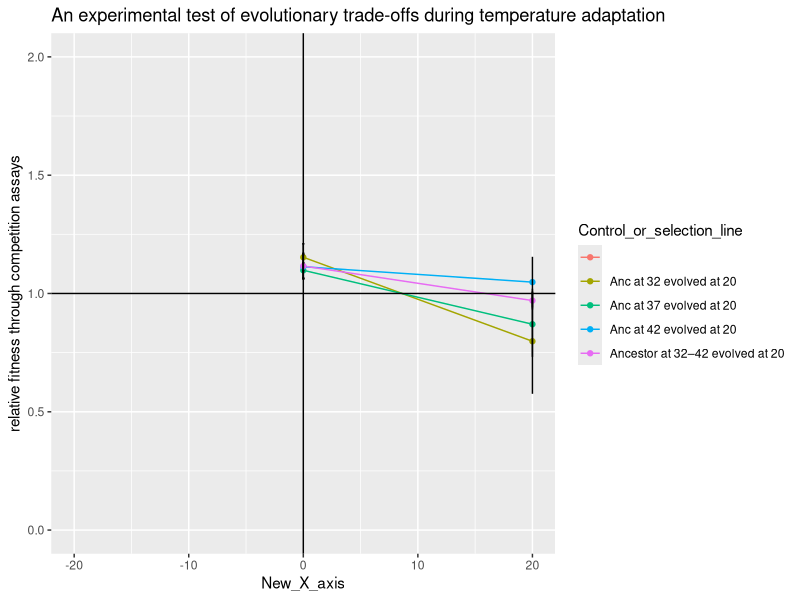

Reproduce this figure in R.
library(ggplot2)
library(reshape)
library(dplyr)
library(ggpubr)


setwd("/home/sarthak/Documents/2020_04_01_SM_Temperature_niche_review/Graphs_and_R_codes/Two _point_papers/1_data_two_point_assay")

df<-read.table(file="Bennett_and_Lenski_2007.txt" ,header= TRUE,sep = " ")
df$New_X_axis=df$Assay_temperature-df$Selection_temperature 


#df0 <- df%>% slice(:)
a<- ggplot(df, aes(x=New_X_axis, y=Mean_sex_not_considered,fill= )) +
  geom_line(aes(group=Control_or_selection_line, color=Control_or_selection_line)) +geom_point(aes(color=Control_or_selection_line))+
  ggtitle("An experimental test of evolutionary trade-offs during temperature adaptation") +
  ylab(" relative fitness through competition assays ") +
  geom_errorbar(aes(ymin=Mean_sex_not_considered-Confidence_interval, ymax=Mean_sex_not_considered+Confidence_interval), width=.2,)+
  ylim(0,2)+geom_hline(yintercept=1)+geom_vline(xintercept=0)+xlim(-20, 20)

print(a)



Sel_temp<-df$Selection_temperature
New_X_axis<-df$New_X_axis
Rel_fitness<-df$Mean_sex_not_considered
CI<-df$Confidence_interval
Paper_id<-replicate(17,"Bennett_lenski")
Replicate<-df$Replicate
Bennett_lenski<-cbind(Paper_id,Sel_temp,New_X_axis,Rel_fitness,CI,Replicate)
write.table(Bennett_lenski,file = "Dataframe_Bennett_lenski.txt",sep = " ")
